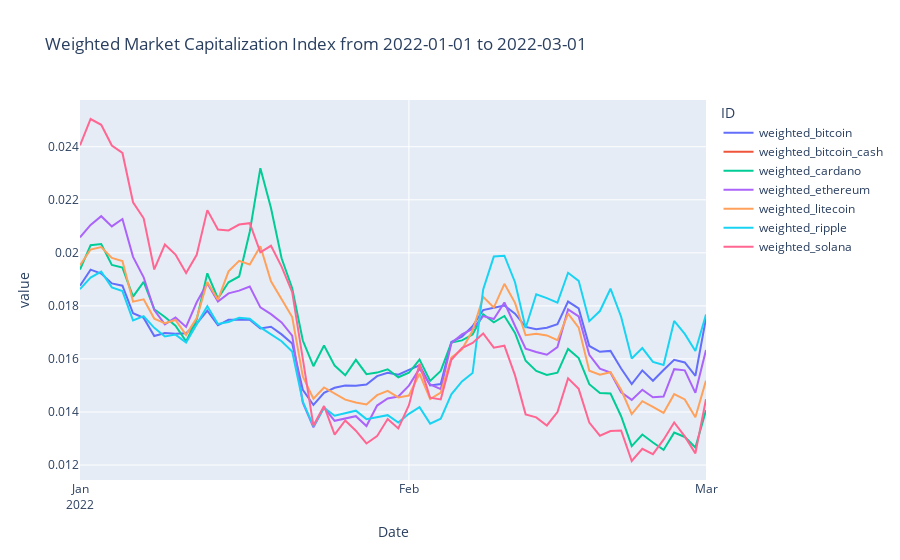

Here is the notebook cell this chart was saved with:
### Markdown cell above
# Index by Market Caps

Apply the [custom market cap index based method](https://medium.com/python-financial-analysis/python-financial-analysis-4-3-market-cap-based-index-329b908f75dc). <br>
* Let ${X}$ = {${x_i | i \in I}$} the set of crypto currency assets; where $I \subset \mathbb{N}$ is an index set 
* respectively the set of asset market capitalization at time ${t}$: ${R}$(${t,X}$) = {${R}$(${t,x_i}$) | ${i \in I}$}

The general approach for gnerating the _market cap index_ follows the steps below
1. sort the all the market cap values in descending order
1. take the of top ${N}$ market capitalization assets ${Y}$ (i.e. top ${N}$ tieckers or assets with highest market cap) at time ${t}$: ${R}$(${t,{Y}}$) = {${R}$(${t,{x_{k_i}}}$) | ${k_i \in I_N}$}; where ${I_N}$ = {${k_i \in I}$}${_{i=1}^{N<n}}$
1. get tickers ${x_{k_i}}$ that belong to those ${N}$, and transform it to a list of “tickers_topN”
1. iterate over the list of _tickers_topN_ marcket cap values to divide each value by the sum of all market cap values for the particular ticker
   * for a time ${t \in \{ T_{min},T_{max}\}}$ the weigted market cap index value at time ${t}$: ${MCI(t,x_{k_i})}$ = ${R(t,x_{k_i}) / \sum_{t = T_{min}}^{T_{max}} {R(t,x_{k_i})}}$

### Code cell
import plotly.express as px

_weighted_market_df = piv_marketcap_df.copy()
_min_date = _weighted_market_df["Date"].min()
_max_date = _weighted_market_df["Date"].max()
_l_coin_ids = list(_weighted_market_df.columns)
_l_coin_ids.remove('Date')

for coin in _l_coin_ids:
    weighted_col_name = "weighted_"+coin
    _weighted_market_df[weighted_col_name]=_weighted_market_df[coin]/_weighted_market_df[coin].sum()

_l_weighted_cols = [x for x in _weighted_market_df.columns if x not in _l_coin_ids]
plot_weighted_market_df = _weighted_market_df[_l_weighted_cols]

_title = "Weighted Market Capitalization Index from "+str(_min_date)+" to "+str(_max_date)
fig = px.line(plot_weighted_market_df, x="Date", y=plot_weighted_market_df.columns,
              hover_data={"Date": "|%Y-%m-%d, "},
              title=_title)
fig.update_xaxes(
    dtick="M1",
    tickformat="%b\n%Y")
fig.show()
